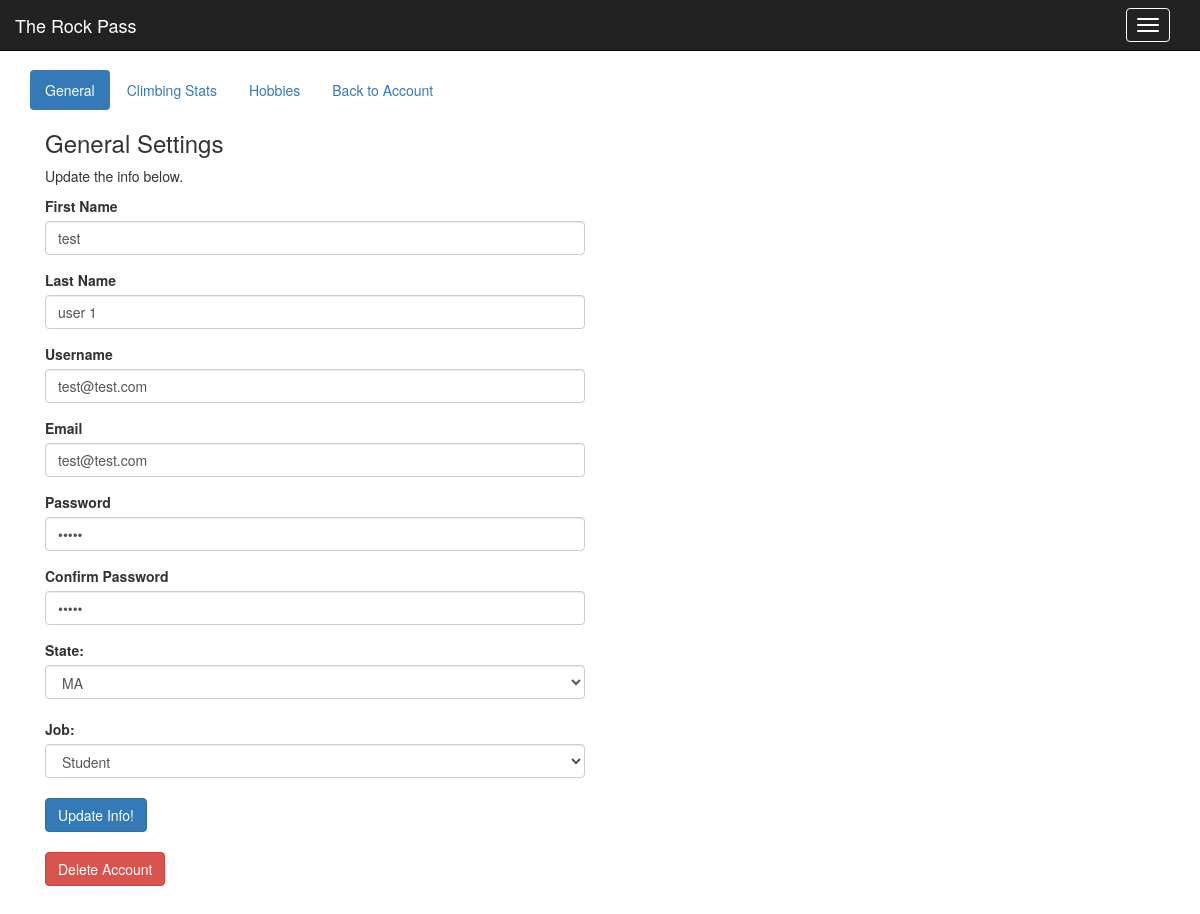
The app's page /accountSettings.php (signed in) with its own data.
### tables this page shows
CREATE TABLE `users` (
  `ID` int(11) NOT NULL,
  `fName` varchar(25) DEFAULT NULL,
  `lName` varchar(25) DEFAULT NULL,
  `username` varchar(25) NOT NULL,
  `email` varchar(25) NOT NULL,
  `password` varchar(50) NOT NULL,
  `state` varchar(25) NOT NULL,
  `job` varchar(25) DEFAULT NULL,
  `referralCode` varchar(10) NOT NULL,
  `profilePic` varchar(25) DEFAULT './img/Empty_Profile.png',
  `admin` varchar(10) DEFAULT NULL
);

### chooseHeader.php (called while the page is built, shortened)
<?php
include("./inc/connectDB.php");
if (isset($_SESSION["username_login"])) {
  $username = $_SESSION["username_login"];
    $userInfo = mysqli_query($dbConnected, "SELECT * FROM users WHERE username='$username'");
    $userRow = mysqli_fetch_array($userInfo);
    if ($userRow['admin'] == "Yes") {
      include ("./headerAdmin.php");
    } else {
      include ( "./headerUser.php" );
    }
} else {
  $session = false;
  include ( "./header.php" );
}
?>

### accountSettings.php (the view, shortened to what this page needs)
<?php
include("./chooseHeader.php");
$thisScriptName = "accountSettings";
		$fName = $userRow['fName'];
		$lName = $userRow['lName'];
		$username = $userRow['username'];
		$email = $userRow['email'];
		$password = "*****";
		$password_Confirm = "*****";
		$state = $userRow['state'];
		$job = $userRow['job'];
	$fld_fName = '<input type="text" class="form-control" value="'.$fName.'" name="fName" id="fName" size="30" maxlength="20" />';
	$fld_lName = '<input type="text" class="form-control" value="'.$lName.'" name="lName" id="lName" size="30" maxlength="50"/>';
	$fld_username = '<input type="text" class="form-control" value="'.$username.'"  name="username" id="username" size="30" maxlength="50"/>';
	$fld_email = '<input type="text" class="form-control" value="'.$email.'"  name="email" id="email" size="30" maxlength="50"/>';
	$fld_password = '<input type="password" class="form-control" value="'.$password.'"  name="password" id="password" size="30" maxlength="50"/>';
	$fld_password_Confirm = '<input type="password" class="form-control" value="'.$password_Confirm.'"  name="password_Confirm" id="password_Confirm" size="30" maxlength="50"/>';
	$fld_state = '<select name="state" class="form-control">
			            <option value="'.$state.'">'.$state.'</option>
			            <option value="AL">AL</option>
			            <option value="AK">AK</option>
			            <option value="AZ">AZ</option>
			            <option value="AR">AR</option>
			            <option value="CA">CA</option>
			            <option value="CO">CO</option>
			            <option value="CT">CT</option>
			            <option value="DE">DE</option>
			            <option value="DC">DC</option>
			            <option value="FL">FL</option>
			            <option value="GA">GA</option>
			            <option value="HI">HI</option>
			            <option value="ID">ID</option>
			            <option value="IL">IL</option>
			            <option value="IN">IN</option>
			            <option value="IA">IA</option>
			            <option value="KS">KS</option>
			            <option value="KY">KY</option>
			            <option value="LA">LA</option>
			            <option value="ME">ME</option>
			            <option value="MD">MD</option>
			            <option value="MA">MA</option>
			            <option value="MI">MI</option>
			            <option value="MN">MN</option>
			            <option value="MS">MS</option>
			            <option value="MO">MO</option>
			            <option value="MT">MT</option>
			            <option value="NE">NE</option>
			            <option value="NV">NV</option>
			            <option value="NH">NH</option>
			            <option value="NJ">NJ</option>
			            <option value="NM">NM</option>
			            <option value="NY">NY</option>
			            <option value="NC">NC</option>
			            <option value="ND">ND</option>
			            <option value="OH">OH</option>
			            <option value="OK">OK</option>
			            <option value="OR">OR</option>
			            <option value="PA">PA</option>
			            <option value="RI">RI</option>
			            <option value="SC">SC</option>
			            <option value="SD">SD</option>
			            <option value="TN">TN</option>
			            <option value="TX">TX</option>
			            <option value="UT">UT</option>
			            <option value="VT">VT</option>
			            <option value="VA">VA</option>
			            <option value="WA">WA</option>
			            <option value="WV">WV</option>
			            <option value="WI">WI</option>
			            <option value="WY">WY</option>
			        </select>';
	$fld_job = '<select name="job" class="form-control" required>
		            <option value="'.$job.'">'.$job.'</option>
					<option value="Student">Student</option>
		            <option value="Engineer">Engineer</option>
		            <option value="Teacher">Teacher</option>
		            <option value="Marketing">Marketing</option>
		            <option value="Retail">Retail</option>
		        </select>';
?>
<div class="wrapper">
	<div class="container">
		<br>
		<ul class="nav nav-pills" role="tablist">
			<li role="presentation" class="active"><a href="#general" aria-controls="general" role="tab" data-toggle="tab">General</a></li>
			<li role="presentation"><a href="#climbingStats" aria-controls="climbingStats" role="tab" data-toggle="tab">Climbing Stats</a></li>
			<li role="presentation"><a href="#hobbies" aria-controls="hobbies" role="tab" data-toggle="tab">Hobbies</a></li>
			<li><a href="./account">Back to Account</a></li>
		</ul>
		<div class="tab-content">
			<div role="tabpanel" class="tab-pane active" id="general">
				<div class="col-sm-6">
					<h3>General Settings</h3>
		   			<p>Update the info below.</p>
					<form action="<?php echo $thisScriptName; ?>" method="post">
						<div class="form-group">
							<label for="fName">First Name</label>
							<?php echo $fld_fName; ?>
						</div>
						<div class="form-group">
							<label for="lName">Last Name</label>
							<?php echo $fld_lName; ?>
						</div>
						<div class="form-group">
							<label for="username">Username</label>
							<?php echo $fld_username; ?>
						</div>
						<div class="form-group">
							<label for="email">Email</label>
							<?php echo $fld_email; ?>
						</div>
						<div class="form-group">
							<label for="password">Password</label>
							<?php echo $fld_password; ?>
						</div>
						<div class="form-group">
							<label for="password_Confirm">Confirm Password</label>
							<?php echo $fld_password_Confirm; ?>
						</div>
						<label>State: </label>
				        <?php echo $fld_state; ?>
				        <br>
						<label>Job: </label>
				        <?php echo $fld_job; ?>
						<br>
						<button type="submit" class="btn btn-primary" name="update">Update Info!</button>
						<br>
						<br>
						<button type="submit" class="btn btn-danger" name="delete">Delete Account</button>
					</form>
				</div>
			</div>
		</div>
	</div>
</div>
<?php include("./footer.php"); ?>

### css/myCSS.css (style rules this page uses)
body { padding-top: 50px; }

### records on screen
users: fName "test", lName "user 1", username "test@test.com", email "test@test.com", state "MA", job "Student"
